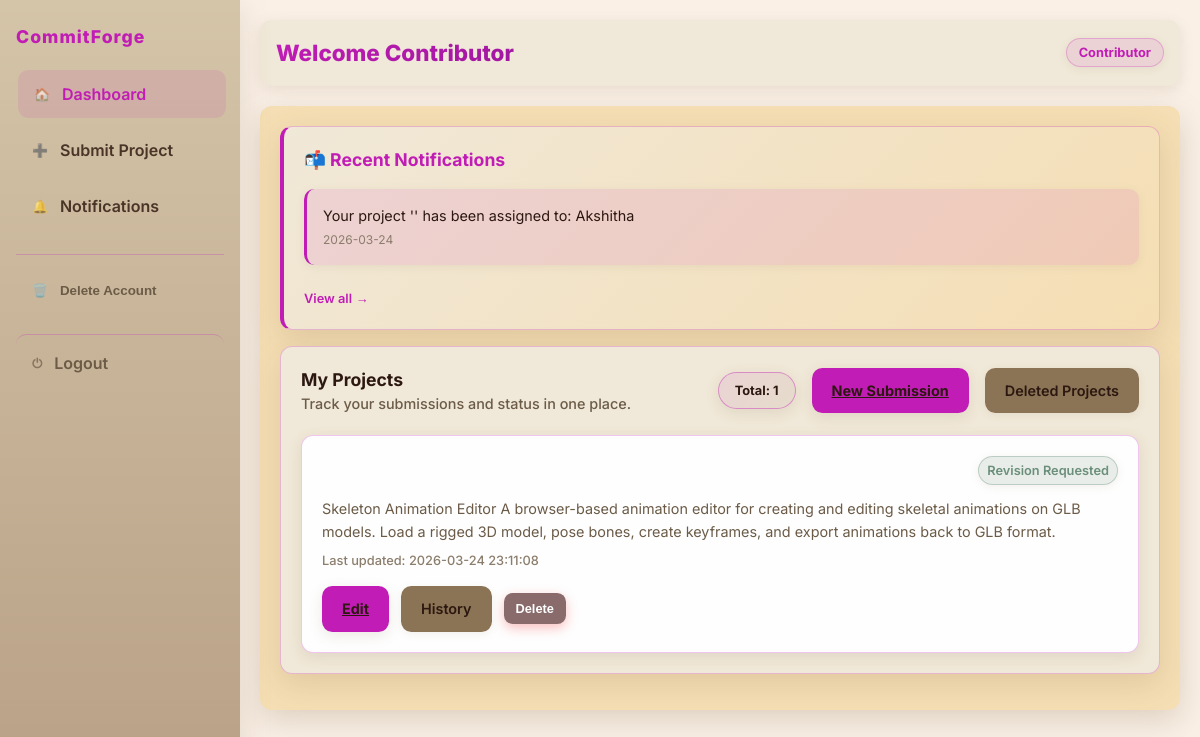
The page /contributor/dashboard (signed in) on the database its author committed.
### tables this page shows
CREATE TABLE notifications (
        id INTEGER PRIMARY KEY AUTOINCREMENT,
        user_id INTEGER,
        message TEXT,
        type TEXT,
        related_project_id INTEGER,
        read_status INTEGER DEFAULT 0,
        created_at TEXT
    );

CREATE TABLE projects (
        id INTEGER PRIMARY KEY AUTOINCREMENT,
        contributor_id INTEGER,
        title TEXT,
        description TEXT,
        category TEXT,
        demo_link TEXT,
        github_link TEXT,
        zip_path TEXT,
        status TEXT
    , created_at TEXT, updated_at TEXT, deleted_at TEXT, assigned_reviewer_id INTEGER, assigned_at TEXT);

### routes/contributor_routes.py (the view)
@contributor_bp.route("/contributor/dashboard")
def dashboard():
    if "user_id" not in session or session.get("role") != "Contributor":
        return redirect("/login")
    conn = get_db()
    projects = conn.execute(
        "SELECT * FROM projects WHERE contributor_id=? AND deleted_at IS NULL",
        (session["user_id"],)
    ).fetchall()
    notifications = get_user_notifications(session["user_id"])
    return render_template("contributor/dashboard.html", projects=format_projects_with_edit(projects), notifications=notifications)

### routes/contributor_routes.py (called while the page is built)
def format_projects_with_edit(projects):
    formatted = []
    for p in projects:
        item = dict(p)
        item["editable"] = True
        item["time_remaining"] = None
        formatted.append(item)
    return formatted

### utils/db.py (called while the page is built)
def get_db():
    conn = sqlite3.connect("database.db")
    conn.row_factory = sqlite3.Row
    return conn

### utils/helpers.py (called while the page is built)
def format_datetime_ist(dt_str=None, format_type="full"):
    if dt_str:
        if isinstance(dt_str, str):
            dt = datetime.fromisoformat(dt_str.replace('Z', '+00:00'))
        else:
            dt = dt_str
    else:
        dt = datetime.utcnow()
    ist_offset = timedelta(hours=5, minutes=30)
    ist_dt = dt + ist_offset
    if format_type == "date":
        return ist_dt.strftime("%Y-%m-%d")
    elif format_type == "time":
        return ist_dt.strftime("%H:%M")
    elif format_type == "datetime":
        return ist_dt.strftime("%Y-%m-%d %H:%M:%S")
    else:  # full
        return ist_dt.strftime("%Y-%m-%d at %H:%M")

### utils/notifications.py (called while the page is built)
def get_user_notifications(user_id, unread_only=False):
    conn = get_db()
    if unread_only:
        notifications = conn.execute("""
            SELECT * FROM notifications
            WHERE user_id = ? AND read_status = 0
            ORDER BY created_at DESC
        """, (user_id,)).fetchall()
    else:
        notifications = conn.execute("""
            SELECT * FROM notifications
            WHERE user_id = ?
            ORDER BY created_at DESC
        """, (user_id,)).fetchall()
    conn.close()
    return notifications

### templates/contributor/dashboard.html (shortened to what this page needs)
{% extends "base.html" %}
{% block content %}
{% if notifications %}
<div class="notification-panel panel">
    <h4 class="section-title" style="margin:0 0 var(--space-lg) 0; color:var(--primary);">📬 Recent Notifications</h4>
    <div class="notification-list">
        {% for notification in notifications[:5] %}
        <div class="notification-item{% if notification.read_status == 0 %} unread{% endif %}">
            <p class="notification-message">{{ notification.message }}</p>
            <div class="notification-timestamp">{{ notification.created_at | ist_time("date") }}</div>
        </div>
        {% endfor %}
    </div>
    <a href="/notifications" class="link-primary">View all</a>
</div>
{% endif %}
<div class="panel">
    <div class="dashboard-header">
        <div>
            <h3 class="section-title">My Projects</h3>
            <p class="dashboard-subtitle">Track your submissions and status in one place.</p>
        </div>
        <div class="dashboard-stats">
            <span class="pill total-count">Total: {{ projects|length }}</span>
            <a class="btn-primary btn-submit" href="/contributor/submit">New Submission</a>
            <a class="btn-secondary" href="/contributor/deleted">Deleted Projects</a>
        </div>
    </div>
    <div class="project-list">
        {% if projects %}
        <ul class="project-grid">
            {% for p in projects %}
            <li class="project-item">
                <div class="project-header">
                    <span class="pill status-pill">{{ p.status }}</span>
                </div>
                <div class="project-desc">{{ p.description or "No description" }}</div>
                <div class="project-meta">Last updated: {{ (p.updated_at or p.created_at) | ist_time("datetime") if
                    (p.updated_at or p.created_at) else 'unknown' }}</div>
                <div class="project-actions">
                    <a class="btn-primary btn-small" href="/contributor/edit/{{ p.id }}">Edit</a>
                    <a class="btn-secondary btn-small" href="/contributor/history/{{ p.id }}">History</a>
                    <form method="POST" action="/contributor/delete/{{ p.id }}"
                        onsubmit="return confirm('Delete this project? This cannot be undone.')"
                        class="project-delete-form">
                        <button type="submit" class="btn-danger btn-small">Delete</button>
                    </form>
                </div>
            </li>
            {% endfor %}
        </ul>
        {% else %}
        <p>No projects found yet.</p>
        {% endif %}
    </div>
</div>
{% endblock %}

### rows shown on the page
notifications: message "Your project '' has been assigned to: Akshitha", created_at|ist_time "2026-03-24"
projects: status "Revision Requested", description "Skeleton Animation Editor A browser-based animation editor for creating and editing skeletal animations on GLB models. Load a rigged 3D model, pose bones, create keyframes, and export animations back to GLB format.", updated_at "2026-03-24 23:11:08"

### other values the page prints
{{ session.get('role') }} "Contributor"
{{ projects|length }} "1"
